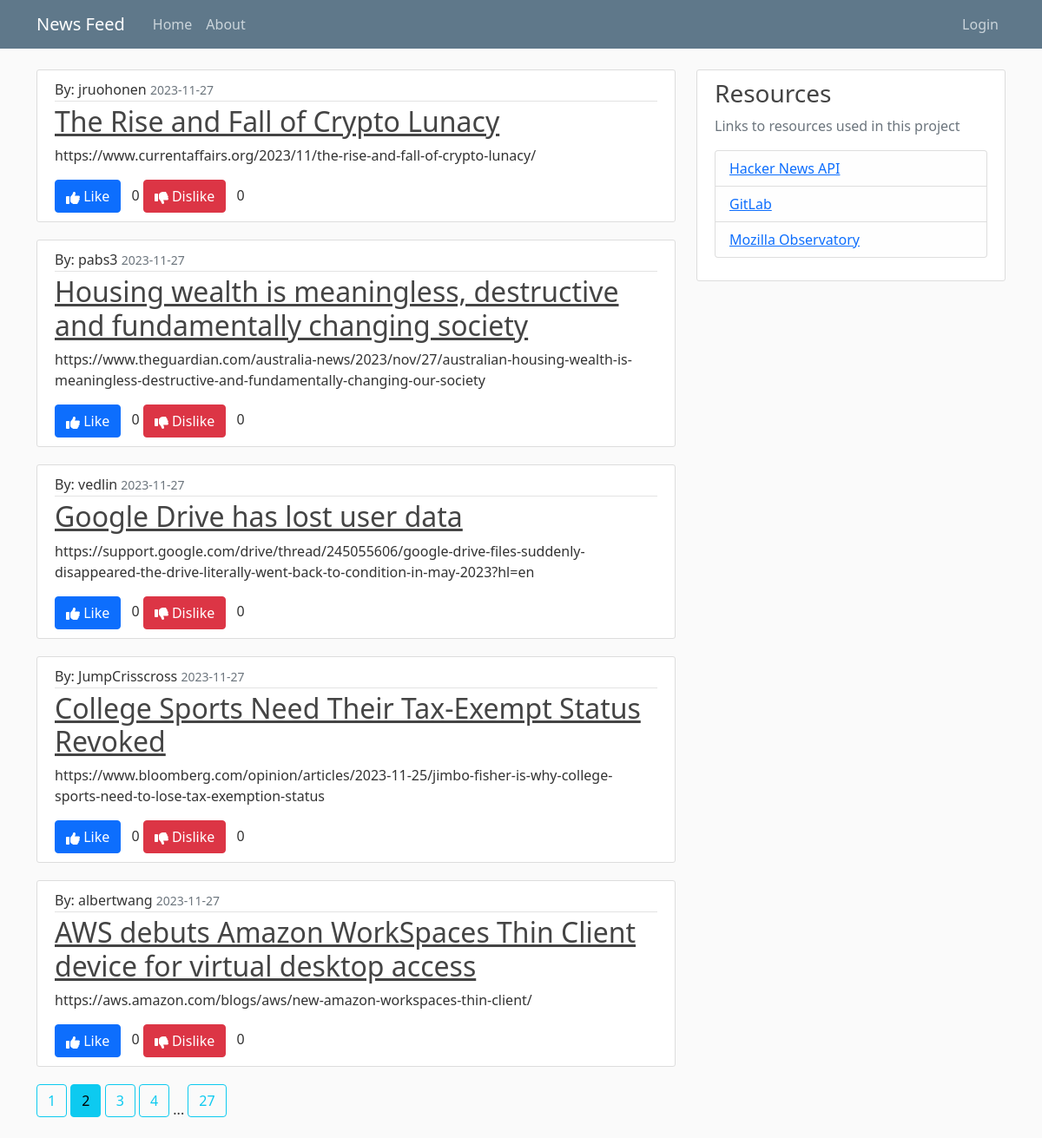
The page /home?page=2 on the database its author committed.
### hackernews/models.py (models this page shows, shortened)
class Post(db.Model):
    author = db.Column(db.String(100), nullable=False)
    descendants = db.Column(db.Integer)
    id = db.Column(db.Integer, primary_key=True)
    kids = db.Column(db.PickleType)
    score = db.Column(db.Integer)
    title = db.Column(db.String(100), nullable=False)
    posttype = db.Column(db.String(100))
    time = db.Column(db.Integer)
    url = db.Column(db.String, nullable=False)
    likes = db.relationship('Like', backref='post', cascade='all, delete-orphan')
    dislikes = db.relationship('Dislike', backref='post', cascade='all, delete-orphan')
    popularity = db.Column(db.Integer, default=0)

### hackernews/routes.py (the view)
@app.route("/")
@app.route("/home")
def home():
    posts = []
    with app.app_context():
        page = request.args.get('page', 1, type=int)
        all_posts = db.session.query(Post).order_by(Post.popularity.desc(),
                Post.time.desc()).paginate(page=page, per_page=5)
    for i in all_posts.items:
        num_likes = Like.query.filter_by(post_id=i.id).count()
        num_dislikes = Dislike.query.filter_by(post_id=i.id).count()
        user_likes = Like.query.filter_by(post_id=i.id).all()
        user_dislikes = Dislike.query.filter_by(post_id=i.id).all()
        entry = {
                    'by': i.author,
                    'descendants': i.descendants,
                    'id': i.id,
                    'kids': i.kids,
                    'score': i.score,
                    'title': i.title,
                    'type': i.posttype,
                    'time': datetime.datetime.fromtimestamp(i.time),
                    'url': i.url,
                    'likes': num_likes,
                    'dislikes': num_dislikes,
                    'likedby': user_likes,
                    'dislikedby': user_dislikes
                }
        posts.append(entry)
    return render_template('home.html', posts=posts, page=page,
            pages=list(all_posts.iter_pages(left_edge=1, right_edge=1, left_current=1,
                right_current=2)), nonce_val=nonce_val)

### hackernews/routes.py (called while the page is built)
@app.after_request
def add_security_headers(response):
    response.headers['Content-Security-Policy'] = (
            "default-src 'none';"
            "form-action 'none';"
            "connect-src 'self';"
            "base-uri 'self';"
            "style-src 'self'  https://cdnjs.cloudflare.com https://cdn.jsdelivr.net;"
            "script-src 'self' https://cdn.jsdelivr.net "
            f"https://cdnjs.cloudflare.com 'nonce-{nonce_val}';"
            "font-src 'self' https://cdnjs.cloudflare.com;"
            "img-src 'self' https://lh3.googleusercontent.com;"
            "frame-ancestors 'self'"
            )
    return response

### hackernews/templates/home.html (shortened to what this page needs)
{% extends "layout.html" %}
{% block content %}
    {% for post in posts %}
    <article class="media content-section">
      <div class="media-body">
        <div class="article-metadata">
          <span class="mr-2">By: {{ post.by }}</span>
          <small class="text-muted">{{ post.time.strftime('%Y-%m-%d') }}</small>
        </div>
	<h2><a class="article-title" href="{{post.url}}">{{ post.title }}</a></h2>
        <p class="article-content">{{ post.url }}</p>
	{% if session.get('user') and session.get('user').userinfo.sub in post.likedby|map(attribute="author")|list %}
	<button class="btn btn-primary active" id="like-button-{{post.id}}" data-toggle="button" aria-pressed="true">
	    <svg xmlns="http://www.w3.org/2000/svg" class="icon" height="1em" viewBox="0 0 512 512"><path d="M313.4 32.9c26 5.2 42.9 30.5 37.7 56.5l-2.3 11.4c-5.3 26.7-15.1 52.1-28.8 75.2H464c26.5 0 48 21.5 48 48c0 18.5-10.5 34.6-25.9 42.6C497 275.4 504 288.9 504 304c0 23.4-16.8 42.9-38.9 47.1c4.4 7.3 6.9 15.8 6.9 24.9c0 21.3-13.9 39.4-33.1 45.6c.7 3.3 1.1 6.8 1.1 10.4c0 26.5-21.5 48-48 48H294.5c-19 0-37.5-5.6-53.3-16.1l-38.5-25.7C176 420.4 160 390.4 160 358.3V320 272 247.1c0-29.2 13.3-56.7 36-75l7.4-5.9c26.5-21.2 44.6-51 51.2-84.2l2.3-11.4c5.2-26 30.5-42.9 56.5-37.7zM32 192H96c17.7 0 32 14.3 32 32V448c0 17.7-14.3 32-32 32H32c-17.7 0-32-14.3-32-32V224c0-17.7 14.3-32 32-32z"/></svg> Like
	</button>
	{% else %}
	<button class="btn btn-primary" id="like-button-{{post.id}}" data-toggle="button" aria-pressed="false">
		    Like
        </button>
	{% endif %}
	<span id="likes-count-{{post.id}}" class="ms-2">{{post.likes}}</span>
	{% if session.get('user') and session.get('user').userinfo.sub in post.dislikedby|map(attribute="author")|list %}
	<button class="btn btn-danger active" id="dislike-button-{{post.id}}" data-toggle="button" aria-pressed="true">
		<svg xmlns="http://www.w3.org/2000/svg" class="icon" height="1em" viewBox="0 0 512 512"><path d="M313.4 479.1c26-5.2 42.9-30.5 37.7-56.5l-2.3-11.4c-5.3-26.7-15.1-52.1-28.8-75.2H464c26.5 0 48-21.5 48-48c0-18.5-10.5-34.6-25.9-42.6C497 236.6 504 223.1 504 208c0-23.4-16.8-42.9-38.9-47.1c4.4-7.3 6.9-15.8 6.9-24.9c0-21.3-13.9-39.4-33.1-45.6c.7-3.3 1.1-6.8 1.1-10.4c0-26.5-21.5-48-48-48H294.5c-19 0-37.5 5.6-53.3 16.1L202.7 73.8C176 91.6 160 121.6 160 153.7V192v48 24.9c0 29.2 13.3 56.7 36 75l7.4 5.9c26.5 21.2 44.6 51 51.2 84.2l2.3 11.4c5.2 26 30.5 42.9 56.5 37.7zM32 384H96c17.7 0 32-14.3 32-32V128c0-17.7-14.3-32-32-32H32C14.3 96 0 110.3 0 128V352c0 17.7 14.3 32 32 32z"/></svg> Dislike
	</button>
	{% else %}
	<button class="btn btn-danger" id="dislike-button-{{post.id}}" data-toggle="button" aria-pressed="false">
		Dislike
        </button>
	{% endif %}
	<span id="dislikes-count-{{post.id}}" class="ms-2">{{post.dislikes}}</span>
      </div>
    </article>
    {% endfor %}
    {% for page_num in pages%}
       {% if page_num %}
          {% if page == page_num %}
	     <a class="btn btn-info mb-4" href="{{ url_for('home', page=page_num) }}">{{page_num}}</a>
	  {% else %}
	     <a class="btn btn-outline-info mb-4" href="{{ url_for('home', page=page_num) }}">{{page_num}}</a>
	  {% endif %}
       {% else %}
         ...
       {% endif %}
    {% endfor %}
{% endblock content %}

### hackernews/static/main.css (style rules this page uses)
body { background: #fafafa; color: #333333; margin-top: 5rem; }
h1, h2, h3, h4, h5, h6 { color: #444444; }
.content-section { background: #ffffff; padding: 10px 20px; border: 1px solid #dddddd; border-radius: 3px; margin-bottom: 20px; }
.article-title { color: #444444; }
.article-content { white-space: pre-line; }
.article-metadata { padding-bottom: 1px; margin-bottom: 4px; border-bottom: 1px solid #e3e3e3 }
.icon { filter:invert(100%); }

### rows shown on the page
Post: by "jruohonen", time "2023-11-27", title "The Rise and Fall of Crypto Lunacy", url "https://www.currentaffairs.org/2023/11/the-rise-and-fall-of-crypto-lunacy/", likes "0", dislikes "0"
Post: by "pabs3", time "2023-11-27", title "Housing wealth is meaningless, destructive and fundamentally changing society", url "https://www.theguardian.com/australia-news/2023/nov/27/australian-housing-wealth-is-meaningless-destructive-and-fundamentally-changing-our-society", likes "0", dislikes "0"
Post: by "vedlin", time "2023-11-27", title "Google Drive has lost user data", url "https://support.google.com/drive/thread/245055606/google-drive-files-suddenly-disappeared-the-drive-literally-went-back-to-condition-in-may-2023?hl=en", likes "0", dislikes "0"
Post: by "JumpCrisscross", time "2023-11-27", title "College Sports Need Their Tax-Exempt Status Revoked", url "https://www.bloomberg.com/opinion/articles/2023-11-25/jimbo-fisher-is-why-college-sports-need-to-lose-tax-exemption-status", likes "0", dislikes "0"
Post: by "albertwang", time "2023-11-27", title "AWS debuts Amazon WorkSpaces Thin Client device for virtual desktop access", url "https://aws.amazon.com/blogs/aws/new-amazon-workspaces-thin-client/", likes "0", dislikes "0"

### other values the page prints
{{ page_num }} "1" "3" "4" "27"
{{ page_num }} "2"
